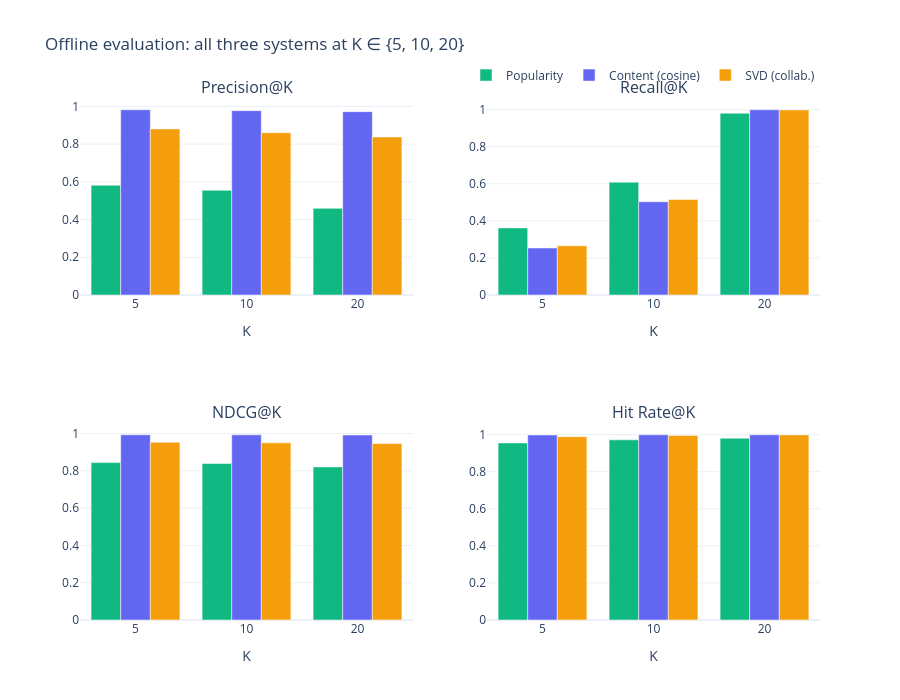

The notebook cell saved with this chart:
### Markdown cell above
## 6) Evaluation plots

Four grouped bar charts comparing all three systems across K values for each metric.

### Code cell
systems = ['popularity_global', 'content_cosine', 'svd_collaborative']
system_colors = {'popularity_global': '#10b981', 'content_cosine': '#6366f1', 'svd_collaborative': '#f59e0b'}
system_labels = {'popularity_global': 'Popularity', 'content_cosine': 'Content (cosine)', 'svd_collaborative': 'SVD (collab.)'}

metrics = [
    ('precision_at_k', 'Precision@K'),
    ('recall_at_k', 'Recall@K'),
    ('ndcg_at_k', 'NDCG@K'),
    ('hit_rate_at_k', 'Hit Rate@K'),
]

fig_eval = make_subplots(
    rows=2, cols=2,
    subplot_titles=[m[1] for m in metrics],
)

positions = [(1, 1), (1, 2), (2, 1), (2, 2)]
k_labels = [str(k) for k in K_VALUES]

for (metric_col, metric_title), (row, col) in zip(metrics, positions):
    for system in systems:
        sys_data = eval_df.filter(pl.col('system') == system).sort('k')
        fig_eval.add_trace(
            go.Bar(
                name=system_labels[system],
                x=k_labels,
                y=sys_data[metric_col].to_list(),
                marker_color=system_colors[system],
                showlegend=(row == 1 and col == 1),
            ),
            row=row, col=col,
        )

fig_eval.update_layout(
    title='Offline evaluation: all three systems at K ∈ {5, 10, 20}',
    height=700,
    template='plotly_white',
    barmode='group',
    legend=dict(orientation='h', yanchor='bottom', y=1.02, xanchor='right', x=1),
)
for row, col in positions:
    fig_eval.update_xaxes(title_text='K', row=row, col=col)

fig_eval.write_html(ARTIFACTS_DIR / 'week10_evaluation_comparison.html')
fig_eval.write_image(ARTIFACTS_DIR / 'week10_evaluation_comparison.png', scale=2)
fig_eval.show()

### Figure 1 — Plotly figure (JSON) as saved in the notebook; plotly's stock layout.template omitted (floating-point values rounded to 4 significant figures)
{"data": [{"marker": {"color": "#10b981"}, "name": "Popularity", "showlegend": true, "type": "bar", "x": ["5", "10", "20"], "xaxis": "x", "y": [0.582, 0.5554, 0.4593], "yaxis": "y"}, {"marker": {"color": "#6366f1"}, "name": "Content (cosine)", "showlegend": true, "type": "bar", "x": ["5", "10", "20"], "xaxis": "x", "y": [0.9822, 0.9775, 0.9722], "yaxis": "y"}, {"marker": {"color": "#f59e0b"}, "name": "SVD (collab.)", "showlegend": true, "type": "bar", "x": ["5", "10", "20"], "xaxis": "x", "y": [0.8807, 0.8603, 0.8379], "yaxis": "y"}, {"marker": {"color": "#10b981"}, "name": "Popularity", "showlegend": false, "type": "bar", "x": ["5", "10", "20"], "xaxis": "x2", "y": [0.3621, 0.6089, 0.9808], "yaxis": "y2"}, {"marker": {"color": "#6366f1"}, "name": "Content (cosine)", "showlegend": false, "type": "bar", "x": ["5", "10", "20"], "xaxis": "x2", "y": [0.2535, 0.5032, 0.9994], "yaxis": "y2"}, {"marker": {"color": "#f59e0b"}, "name": "SVD (collab.)", "showlegend": false, "type": "bar", "x": ["5", "10", "20"], "xaxis": "x2", "y": [0.2656, 0.5155, 0.9986], "yaxis": "y2"}, {"marker": {"color": "#10b981"}, "name": "Popularity", "showlegend": false, "type": "bar", "x": ["5", "10", "20"], "xaxis": "x3", "y": [0.8437, 0.839, 0.8206], "yaxis": "y3"}, {"marker": {"color": "#6366f1"}, "name": "Content (cosine)", "showlegend": false, "type": "bar", "x": ["5", "10", "20"], "xaxis": "x3", "y": [0.993, 0.9925, 0.9916], "yaxis": "y3"}, {"marker": {"color": "#f59e0b"}, "name": "SVD (collab.)", "showlegend": false, "type": "bar", "x": ["5", "10", "20"], "xaxis": "x3", "y": [0.9525, 0.9496, 0.9462], "yaxis": "y3"}, {"marker": {"color": "#10b981"}, "name": "Popularity", "showlegend": false, "type": "bar", "x": ["5", "10", "20"], "xaxis": "x4", "y": [0.9553, 0.972, 0.9808], "yaxis": "y4"}, {"marker": {"color": "#6366f1"}, "name": "Content (cosine)", "showlegend": false, "type": "bar", "x": ["5", "10", "20"], "xaxis": "x4", "y": [0.9982, 0.999, 0.9994], "yaxis": "y4"}, {"marker": {"color": "#f59e0b"}, "name": "SVD (collab.)", "showlegend": false, "type": "bar", "x": ["5", "10", "20"], "xaxis": "x4", "y": [0.989, 0.9958, 0.9986], "yaxis": "y4"}], "layout": {"annotations": [{"font": {"size": 16}, "showarrow": false, "text": "Precision@K", "x": 0.225, "xanchor": "center", "xref": "paper", "y": 1, "yanchor": "bottom", "yref": "paper"}, {"font": {"size": 16}, "showarrow": false, "text": "Recall@K", "x": 0.775, "xanchor": "center", "xref": "paper", "y": 1, "yanchor": "bottom", "yref": "paper"}, {"font": {"size": 16}, "showarrow": false, "text": "NDCG@K", "x": 0.225, "xanchor": "center", "xref": "paper", "y": 0.375, "yanchor": "bottom", "yref": "paper"}, {"font": {"size": 16}, "showarrow": false, "text": "Hit Rate@K", "x": 0.775, "xanchor": "center", "xref": "paper", "y": 0.375, "yanchor": "bottom", "yref": "paper"}], "barmode": "group", "height": 700, "legend": {"orientation": "h", "x": 1, "xanchor": "right", "y": 1.02, "yanchor": "bottom"}, "title": {"text": "Offline evaluation: all three systems at K ∈ {5, 10, 20}"}, "xaxis": {"anchor": "y", "domain": [0, 0.45], "title": {"text": "K"}}, "xaxis2": {"anchor": "y2", "domain": [0.55, 1], "title": {"text": "K"}}, "xaxis3": {"anchor": "y3", "domain": [0, 0.45], "title": {"text": "K"}}, "xaxis4": {"anchor": "y4", "domain": [0.55, 1], "title": {"text": "K"}}, "yaxis": {"anchor": "x", "domain": [0.625, 1]}, "yaxis2": {"anchor": "x2", "domain": [0.625, 1]}, "yaxis3": {"anchor": "x3", "domain": [0, 0.375]}, "yaxis4": {"anchor": "x4", "domain": [0, 0.375]}}}
